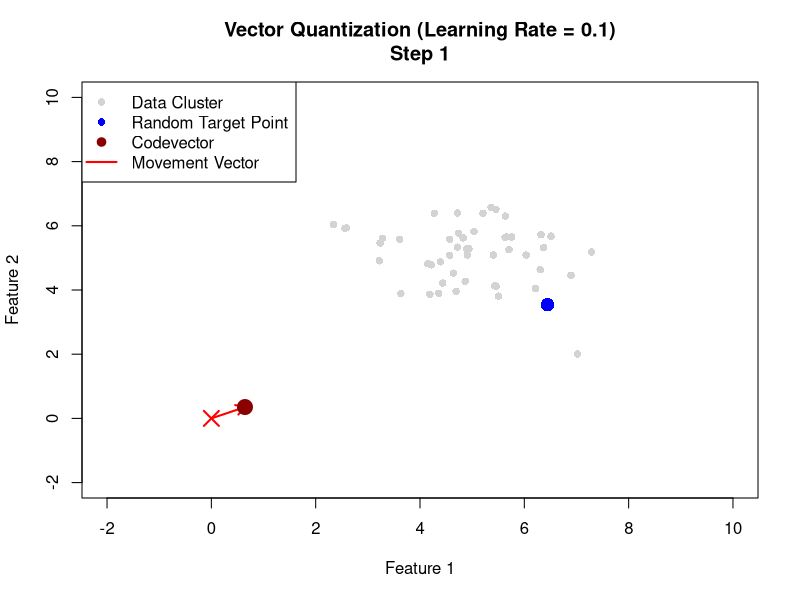
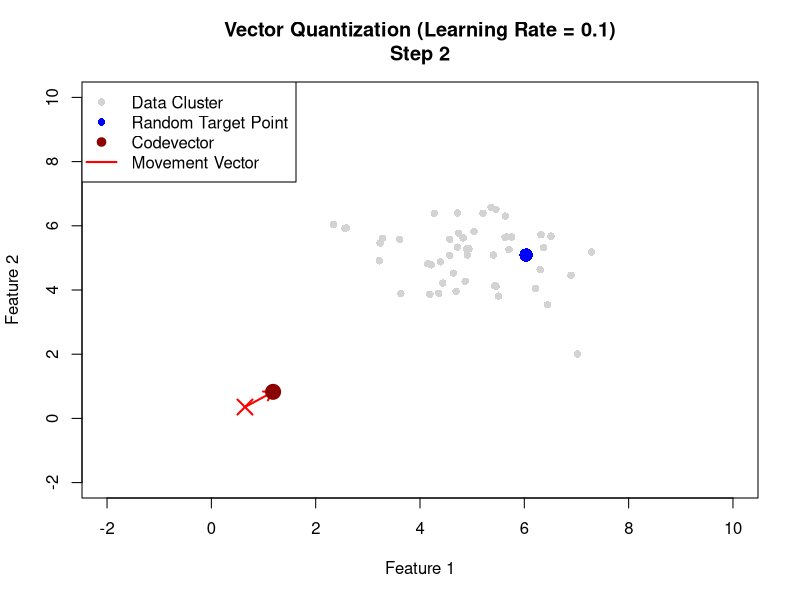
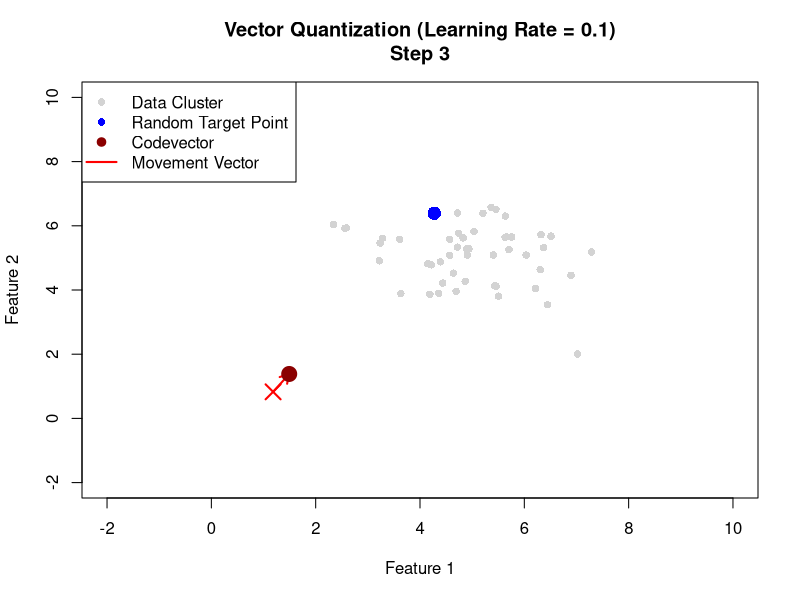
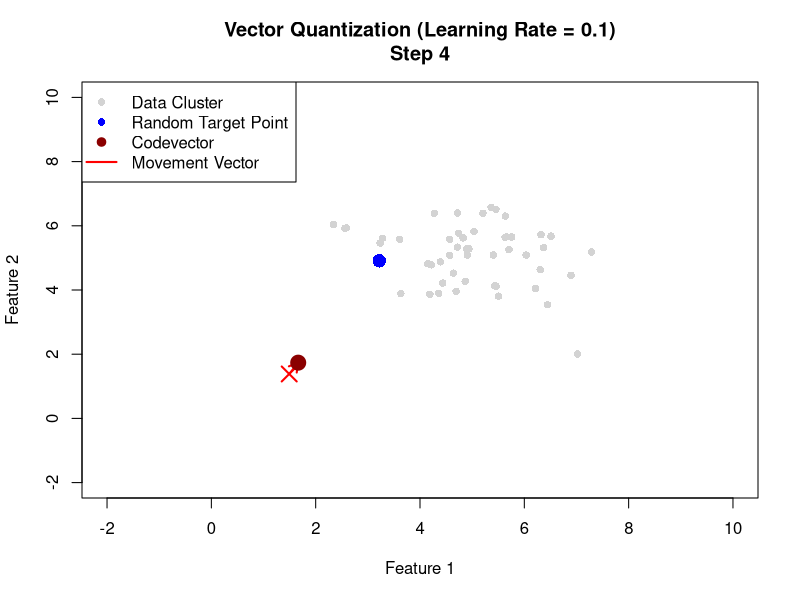
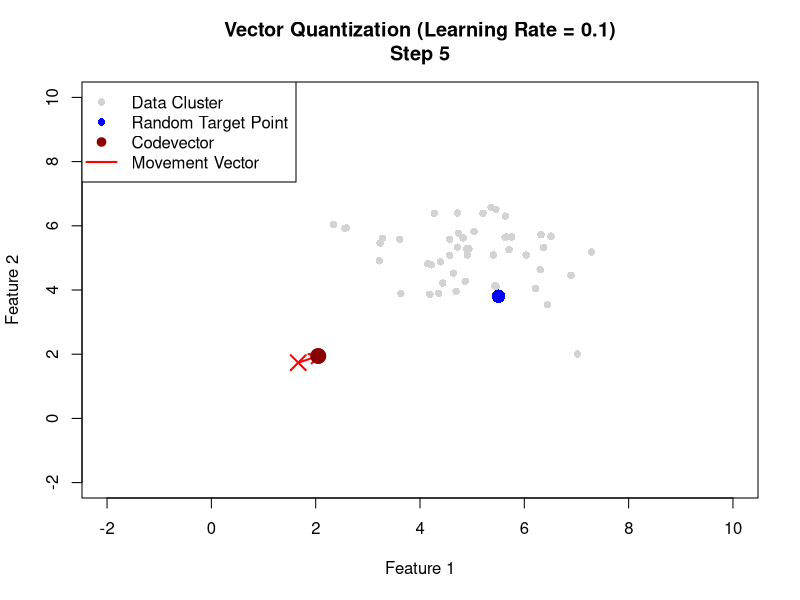
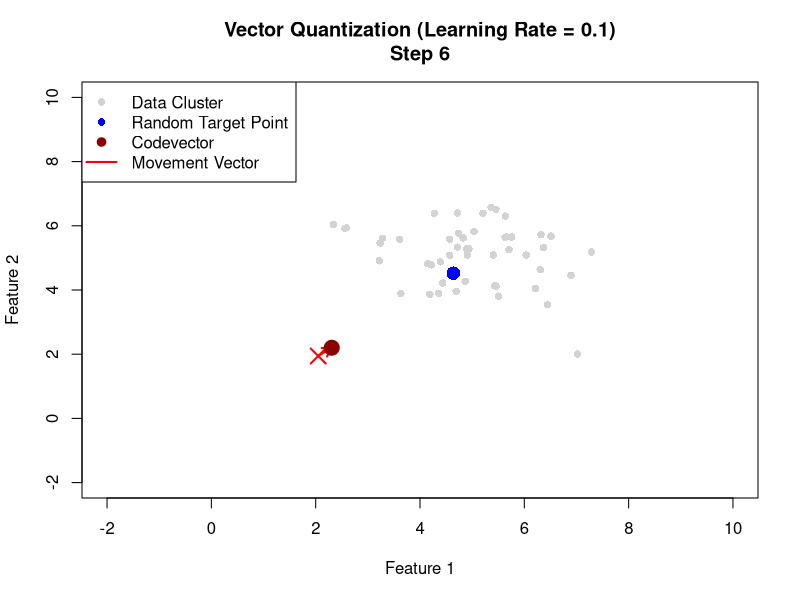
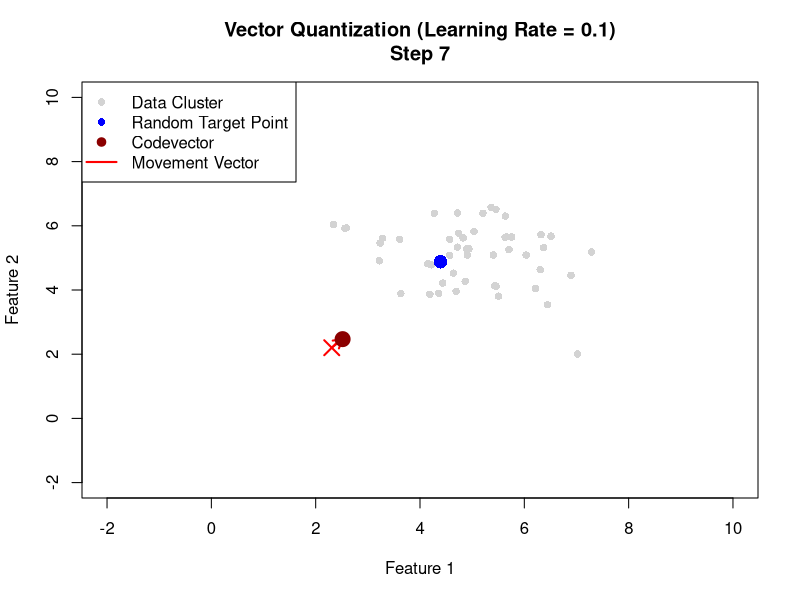
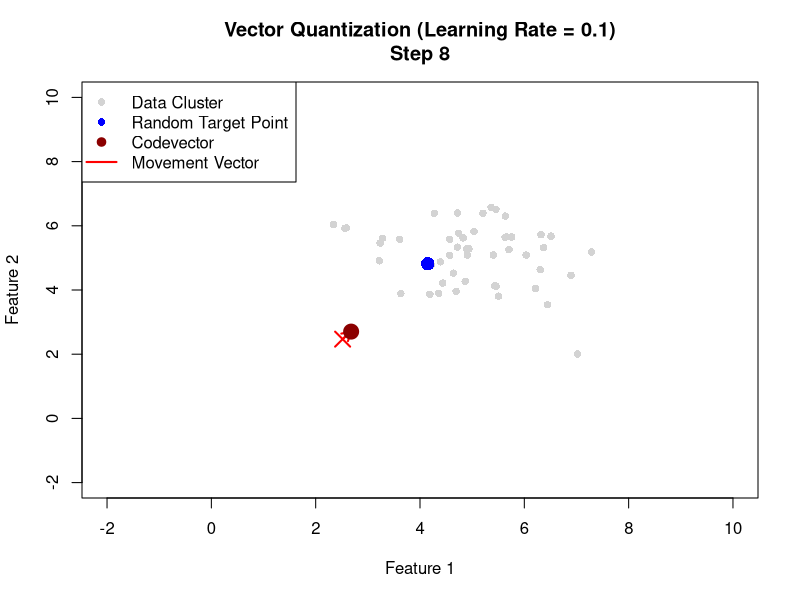

Write R code to recreate these figures, in order. (Note: this script raises an error after producing the figures.)
# Create a dedicated directory for the animation frames
dir.create("images/vq_animation", recursive = TRUE, showWarnings = FALSE)

# Generate a synthetic "cluster" of data points
set.seed(42)
data_points <- matrix(rnorm(100, mean = 5, sd = 1), ncol = 2)

# Function to simulate Vector Quantization and save frames
simulate_vq <- function(learning_rate, prefix, frames = 20) {
  # Start the codevector far away from the data
  codevector <- c(0, 0)
  
  # Ensure the same random sequence of target points for fair comparison
  set.seed(99) 
  
  for (i in 1:frames) {
    # Create a padded filename (e.g., high_lr_001.png)
    filename <- sprintf("images/vq_animation/%s_%03d.png", prefix, i)
    png(filename, width = 600, height = 600)
    
    # 1. Plot the background data points
    plot(data_points, col = "lightgray", pch = 16, xlim = c(-2, 10), ylim = c(-2, 10),
         xlab = "Feature 1", ylab = "Feature 2", 
         main = sprintf("Vector Quantization (Learning Rate = %.1f)\nStep %d", learning_rate, i))
    
    # 2. Draw the codevector's current (old) position
    points(codevector[1], codevector[2], col = "red", pch = 4, cex = 2, lwd = 2)
    
    # 3. Pick a random data point as the "target" for this step
    target_idx <- sample(1:nrow(data_points), 1)
    target <- data_points[target_idx, ]
    points(target[1], target[2], col = "blue", pch = 16, cex = 1.8)
    
    # 4. Calculate the new position based on the learning rate equation:
    # w_new = w_old + learning_rate * (x - w_old)
    new_codevector <- codevector + learning_rate * (target - codevector)
    
    # 5. Draw an arrow showing the movement
    arrows(codevector[1], codevector[2], new_codevector[1], new_codevector[2], 
           col = "red", lwd = 2, length = 0.1)
    
    # 6. Draw the codevector's new position
    points(new_codevector[1], new_codevector[2], col = "darkred", pch = 19, cex = 2)
    
    # Add a legend
    legend("topleft", legend = c("Data Cluster", "Random Target Point", "Codevector", "Movement Vector"),
           col = c("lightgray", "blue", "darkred", "red"), 
           pch = c(16, 16, 19, NA), lty = c(NA, NA, NA, 1), lwd = 2)
    
    dev.off()
    
    # Update the codevector for the next loop iteration
    codevector <- new_codevector
  }
}

# Run the simulation for an optimal learning rate (smooth convergence)
simulate_vq(learning_rate = 0.1, prefix = "optimal_lr")

# Run the simulation for a high learning rate (overshooting/oscillation)
simulate_vq(learning_rate = 1.2, prefix = "high_lr")

print("Animation frames successfully generated in 'images/vq_animation/'!")
